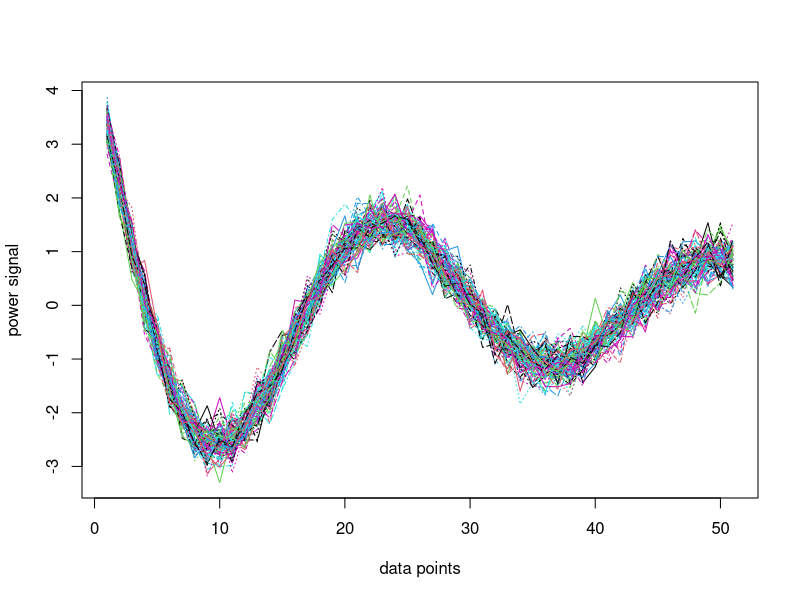
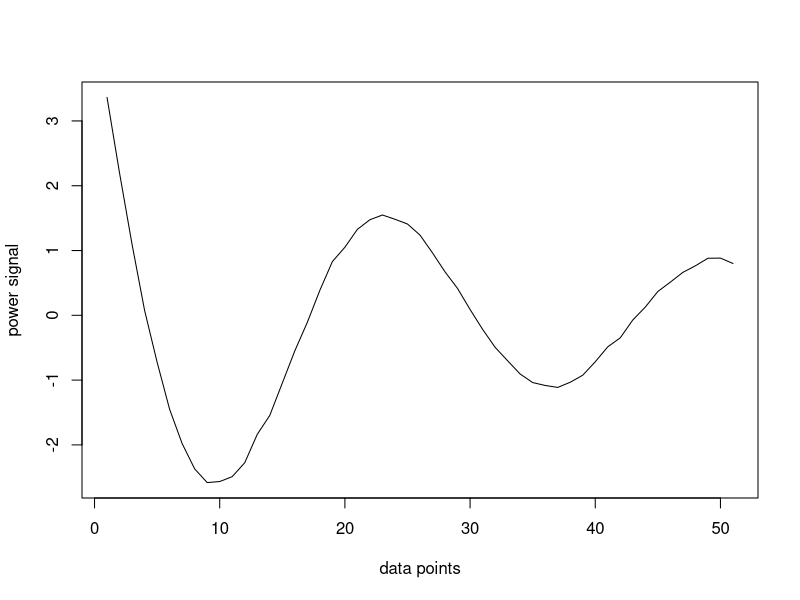
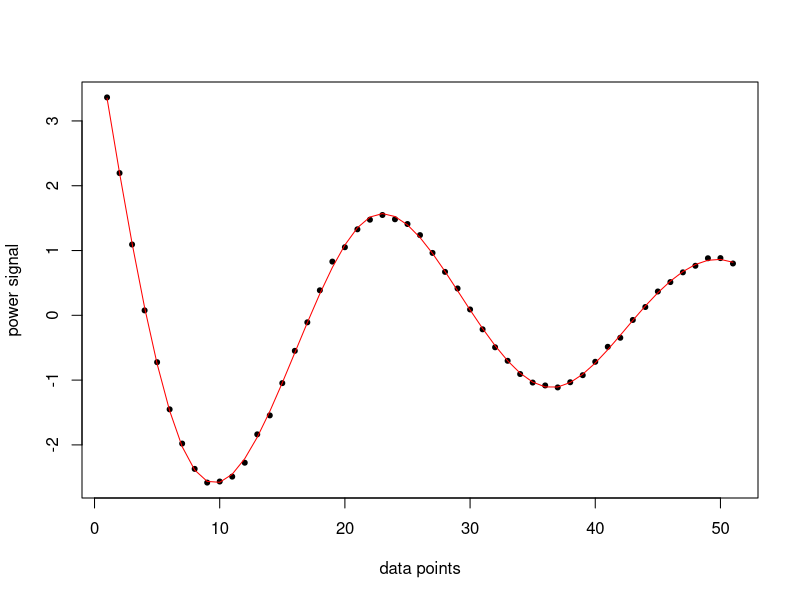
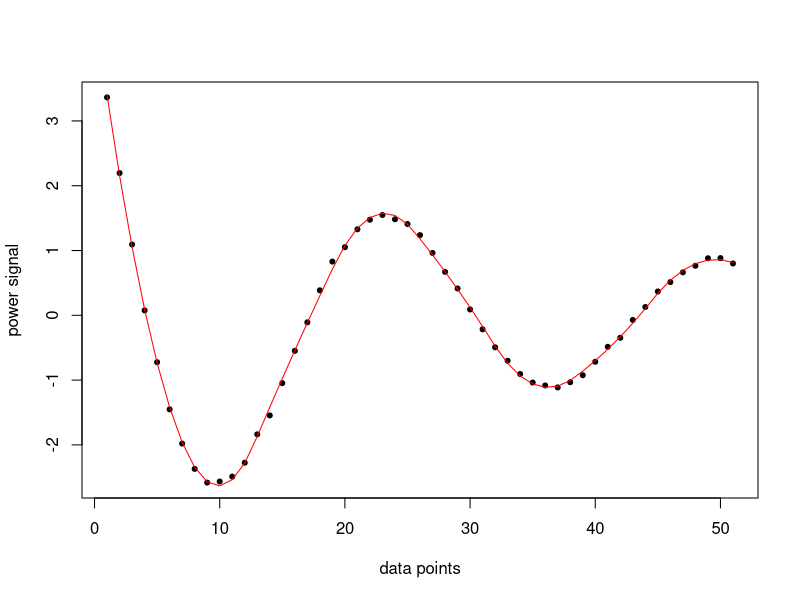
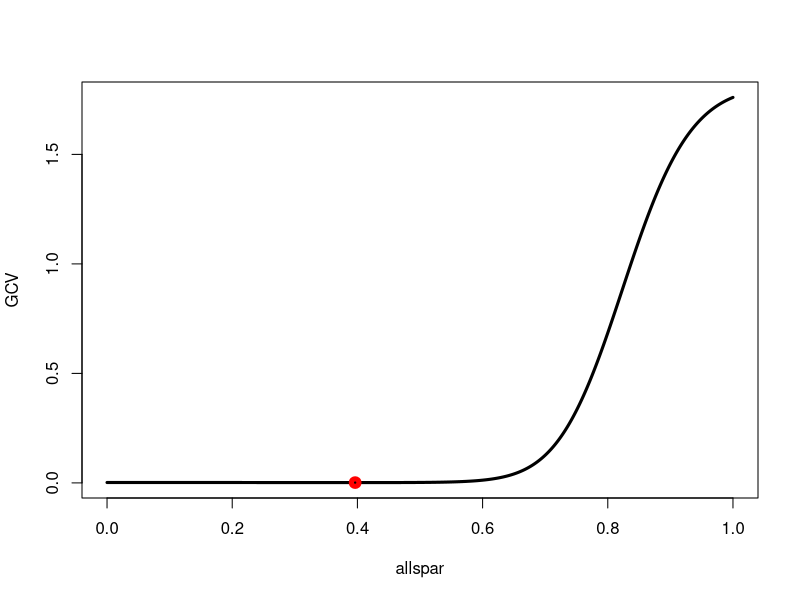
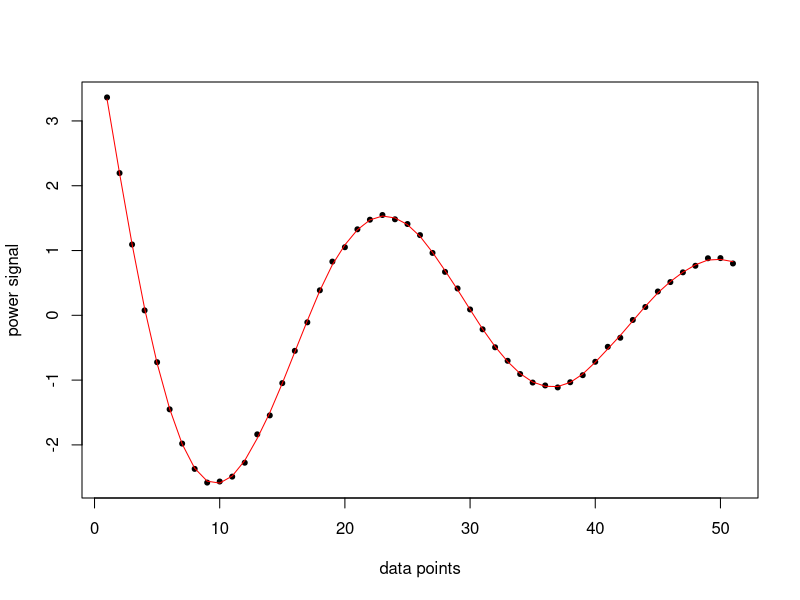
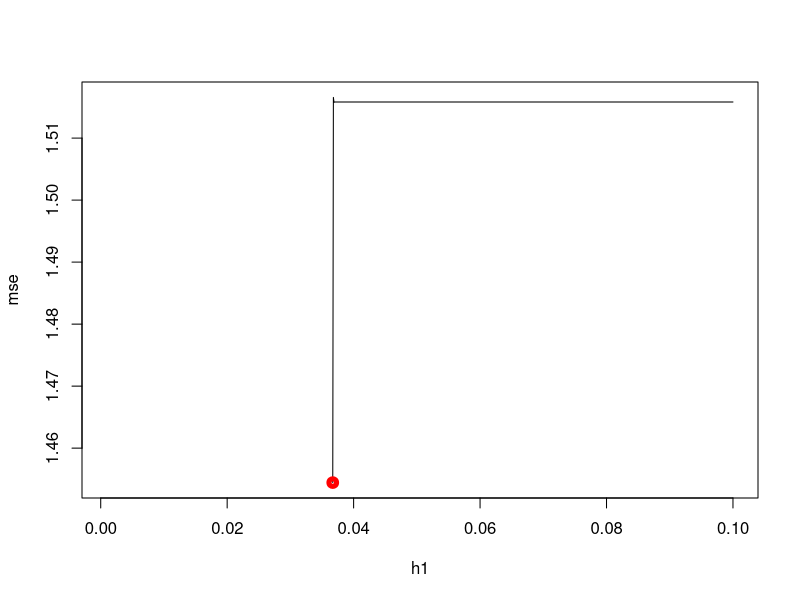
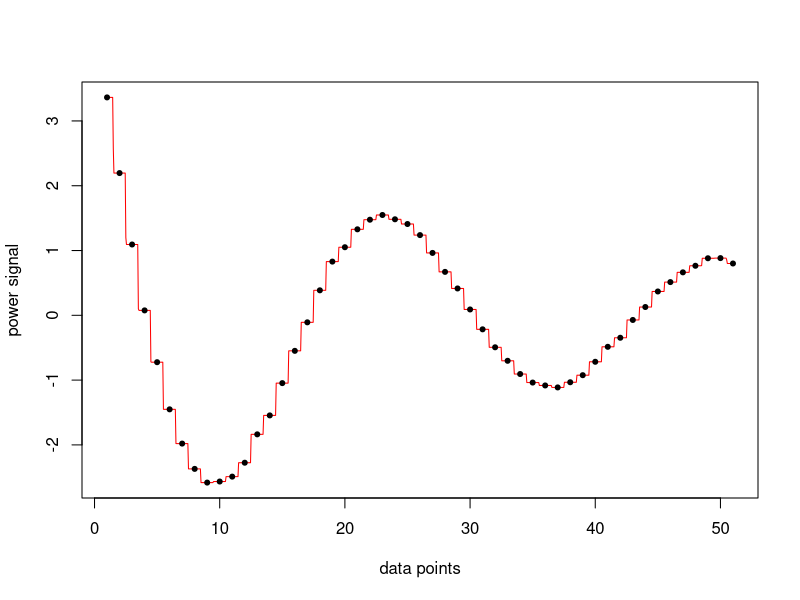

R code for these plots, in order:
# Load data
X1 = read.csv("X1.csv", header=FALSE)
matplot(t(X1), type = "l", xlab = "data points", ylab = "power signal")

# Sample average signal 
mean.signal = apply(X1, 2, mean)
plot(mean.signal, xlab = "data points", ylab = "power signal", type = "l")

# cubic splines
X = 1:51
k = seq(0,51,length.out = 8)
k = k[2:7]
h1 = rep(1,length(X))
h2 = X
h3 = X^2
h4 = X^3
h5 = (X-k[1])^3
h5[h5 <= 0] = 0
h6 = (X-k[2])^3
h6[h6 <= 0] = 0
h7 = (X-k[3])^3
h7[h7 <= 0] = 0
h8 = (X-k[4])^3
h8[h8 <= 0] = 0
h9 = (X-k[5])^3
h9[h9 <= 0] = 0
h10 = (X-k[6])^3
h10[h10 <= 0] = 0
H = cbind(h1, h2, h3, h4, h5, h6, h7, h8, h9, h10)
B=solve(t(H)%*%H)%*%t(H)%*%mean.signal
cubic = H%*%B
plot(mean.signal,xlab = "data points", ylab = "power signal", col = "black",pch=20)   
lines(cubic,col = "red",lwd = 1)
#mse
mse1 = sum((mean.signal-cubic)^2)/51
#mse leave-1-out CV
x = 1:51
y = mean.signal
er = rep(0, length(y))
for(i in 1:51)
{
  Y1 = y[-i]
  H1 = H[-i,]
  B1 = solve(t(H1)%*%H1)%*%t(H1)%*%Y1
  er[i] = y[i]-H[i,]%*%B1
}
mse1cv = sum(er^2)/51

# B-splines
#install.packages("splines")
library(splines)
X = 1:51
knots = seq(0,51,length.out = 9)
B = bs(X, knots = knots, degree = 2,intercept = FALSE)[,1:10]
bspline = B%*%solve(t(B)%*%B)%*%t(B)%*%mean.signal
plot(mean.signal,xlab = "data points", ylab = "power signal", col = "black", pch = 20)   
lines(bspline,col = "red",lwd = 1)
#mse
mse2 = sum((mean.signal-bspline)^2)/51
#mse leave-1-out CV
x = 1:51
y = mean.signal
er = rep(0, length(y))
for(i in 1:51)
{
  Y1 = y[-i]
  B1 = B[-i,]
  bs1 = solve(t(B1)%*%B1)%*%t(B1)%*%Y1
  er[i] = y[i]-B[i,]%*%bs1
}
mse2cv = sum(er^2)/51

# Smoothing splines
n = 51
allspar = seq(0,1,length.out = 1000)
p = length(allspar)
RSS = rep(0,p)
df = rep(0,p)
for(i in 1:p)
{
  yhat = smooth.spline(mean.signal, df = n, spar = allspar[i])
  df[i] = yhat$df
  yhat = yhat$y
  RSS[i] = sum((yhat-mean.signal)^2)
}
GCV = (RSS/n)/((1-df/n)^2)
plot(allspar,GCV,type = "l", lwd = 3)
spar = allspar[which.min(GCV)]
points(spar,GCV[which.min(GCV)],col = "red",lwd=5)
smooth = smooth.spline(mean.signal, df = n, spar = spar)
smooth = smooth$y
plot(mean.signal,xlab = "data points", ylab = "power signal", col = "black", pch=20)   
lines(smooth,col = "red",lwd = 1)
#mse
mse3 = sum((mean.signal-smooth)^2)/51
#mse leave-1-out CV
x = 1:51
y = mean.signal
er = rep(0, length(y))
for(i in 1:51)
{
  Y1 = y[-i]
  smooth1 = smooth.spline(Y1, df = n-1, spar = spar)
  ypred = predict(smooth1, i)
    er[i] = y[i]-ypred$y
}
mse3cv = sum(er^2)/51

#Kernel regression
x = 1:51
y = mean.signal
kerf = function(z){exp(-z*z)/sqrt(2*pi)}
h1=seq(0.001,0.1,0.0001)
er = rep(0, length(y))
mse = rep(0, length(h1))
for(j in 1:length(h1))
{
  h=h1[j]
  for(i in 1:length(y))
  {
    X1=x[-i];
    Y1=y[-i];
    z=kerf((x[i]-X1)/h)
    yke=sum(z*Y1)/sum(z)
    er[i]=y[i]-yke
  }
  mse[j]=sum(er^2)
}
plot(h1,mse,type = "l")
h = h1[which.min(mse)]
points(h,mse[which.min(mse)],col = "red", lwd=5)
N=1000
xall = seq(1,51,length.out = N)
f = rep(0,N);
for(k in 1:N)
{
  z=kerf((xall[k]-x)/h)
  f[k]=sum(z*mean.signal)/sum(z);
}
plot(xall,f,xlab = "data points", ylab = "power signal",type = "l", col = "red", lwd=1)   
points(x,y,pch=20)
## mse
kernel = rep(0,51)
for(i in 0:49)
{
  kernel[i+1] = f[1+i*20]
}
kernel[51] = f[N]
mse4 = sum((mean.signal-kernel)^2)/51
#mse leave-1-out CV
mse4cv = mse[which.min(mse)]/51
